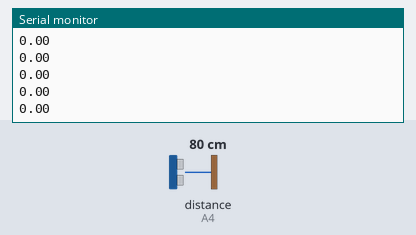
This sketch was run on a simulated Arduino Uno, built with avr-gcc and run on an emulated ATmega328P. Shown: the last lines printed to the serial monitor. Wiring (inferred from the names in the program): ultrasonic range finder: trigger A5; echo A4. The test bench sets the inputs (shaded band); at power-on: distance to the obstacle (sensor on A4) 80 cm. The echo pulse lasts 58.3 µs per cm.

Above: at 1.2 s.
1.3 s: distance to the obstacle (sensor on A4) set to 2 cm
At 2.3 s:
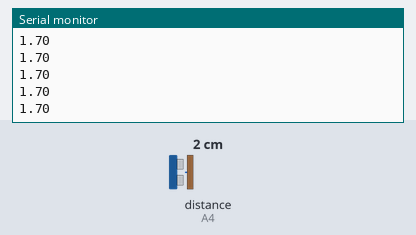
2.8 s: distance to the obstacle (sensor on A4) set to 4 cm
At 3.5 s:
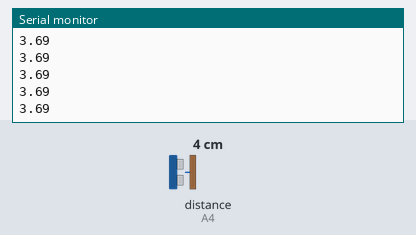
Timing chart, 0 to 5.8 s (numbered marks = the images above; inputs shaded):
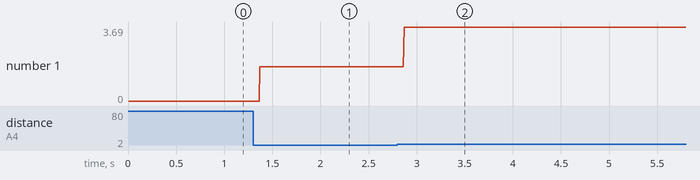

Measured:
- after the input at 1.3 s, the serial monitor: prints a new line after 0.07 s (image 1)
- after the input at 2.8 s, the serial monitor: prints a new line after 0.07 s (image 2)
- plotted number 1: 0 → 1.7 after the input at 1.3 s, 1.7 → 3.69 after the input at 2.8 s

The sketch:

srf04.ino
```cpp
#define TRIG_PIN A5
#define ECHO_PIN A4
#define TIME_OUT 5000

float GetDistance()
{
  long duration;
  float distanceCm;

  digitalWrite(TRIG_PIN, LOW);
  delayMicroseconds(2);
  digitalWrite(TRIG_PIN, HIGH);
  delayMicroseconds(10);
  digitalWrite(TRIG_PIN, LOW);

  duration = pulseIn(ECHO_PIN, HIGH, TIME_OUT);

  // convert to distance
  distanceCm = duration / 29.1 / 2.0;

  return distanceCm;
}

void setup() {
  Serial.begin(9600);

  pinMode(TRIG_PIN, OUTPUT);
  pinMode(ECHO_PIN, INPUT);
}

void loop() {
  float distance = GetDistance();

    Serial.println(distance);
}
```
